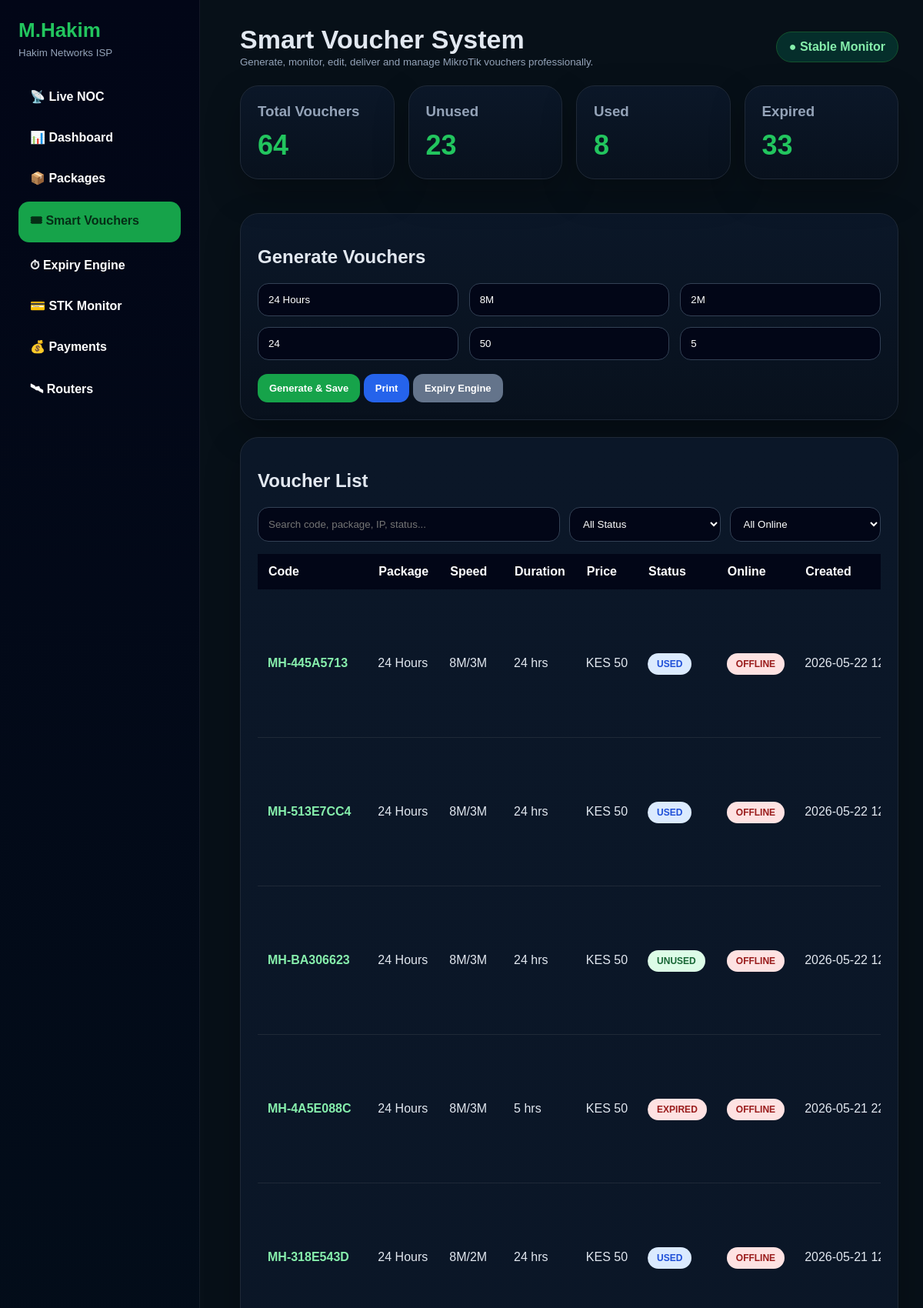
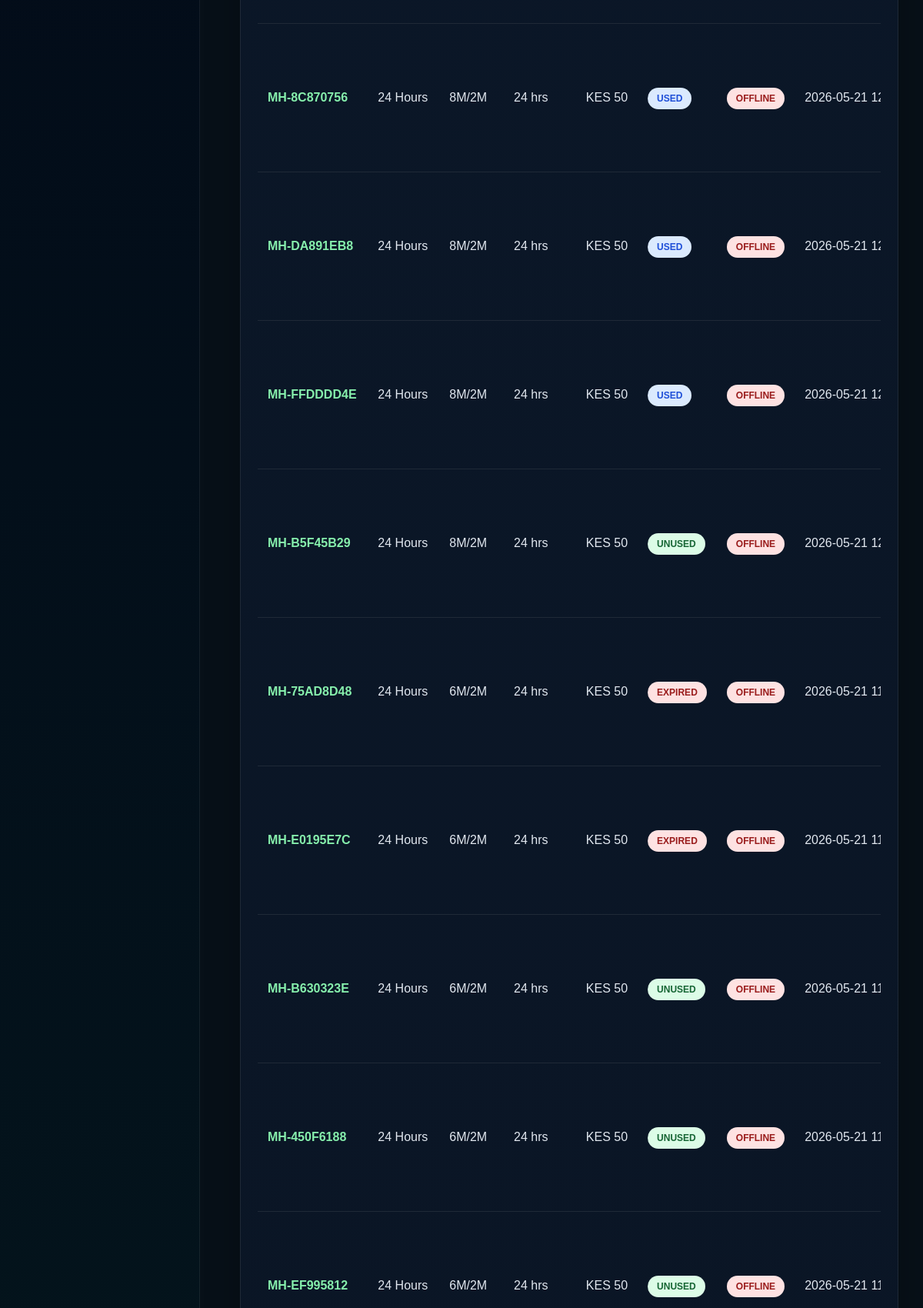
The page /smart_vouchers_before_compact_table_2026-05-20_162307.php (upper part) on the database its author committed (2 pictures, top to bottom).
### tables this page shows
CREATE TABLE `smart_vouchers` (
  `id` int NOT NULL AUTO_INCREMENT,
  `voucher_code` varchar(50) NOT NULL,
  `package_name` varchar(100) DEFAULT NULL,
  `speed_down` varchar(30) DEFAULT '8M',
  `speed_up` varchar(30) DEFAULT '2M',
  `duration_hours` int DEFAULT '24',
  `price` decimal(10,2) DEFAULT '0.00',
  `status` enum('unused','used','expired') DEFAULT 'unused',
  `used_by` varchar(100) DEFAULT NULL,
  `used_at` datetime DEFAULT NULL,
  `expires_at` datetime DEFAULT NULL,
  `created_at` timestamp NULL DEFAULT CURRENT_TIMESTAMP,
  `updated_at` timestamp NULL DEFAULT NULL,
  PRIMARY KEY (`id`),
  UNIQUE KEY `voucher_code` (`voucher_code`)
);

### smart_vouchers_before_compact_table_2026-05-20_162307.php (the view, shortened to what this page needs)
<?php
require_once __DIR__ . "/config/database.php";
$vouchers = $pdo->query("
SELECT * FROM smart_vouchers
ORDER BY id DESC
LIMIT 500
")->fetchAll(PDO::FETCH_ASSOC);
$total = count($vouchers);
$unused = count(array_filter($vouchers, fn($v)=>$v["status"]==="unused"));
$used = count(array_filter($vouchers, fn($v)=>$v["status"]==="used"));
$expired = count(array_filter($vouchers, fn($v)=>$v["status"]==="expired"));
?>
<!DOCTYPE html>
<html>
<head>
</head>
<body>
<div class="sidebar">
<h2>M.Hakim</h2>
<small>Hakim Networks ISP</small>
<br><br>
<a href="noc_final_clean.php">📡 Live NOC</a>
<a href="dashboard.php">📊 Dashboard</a>
<a href="packages.php">📦 Packages</a>
<a class="active" href="smart_vouchers.php">🎟 Smart Vouchers</a>
<a href="expiry_admin.php">⏱ Expiry Engine</a>
<a href="stk_live_monitor.php">💳 STK Monitor</a>
<a href="payments.php">💰 Payments</a>
<a href="routers.php">🛰 Routers</a>
</div>
<div class="main">
<div class="top">
<div>
<h1>Smart Voucher System</h1>
<small>Generate, monitor, edit, deliver and manage MikroTik vouchers professionally.</small>
</div>
<div class="live">● Stable Monitor</div>
</div>
<div class="grid">
<div class="card stat"><h3>Total Vouchers</h3><div class="big"><?php echo $total; ?></div></div>
<div class="card stat"><h3>Unused</h3><div class="big"><?php echo $unused; ?></div></div>
<div class="card stat"><h3>Used</h3><div class="big"><?php echo $used; ?></div></div>
<div class="card stat"><h3>Expired</h3><div class="big"><?php echo $expired; ?></div></div>
</div>
<div class="card">
<h2>Generate Vouchers</h2>
<form method="POST">
<div class="formgrid">
<input name="package_name" placeholder="Package e.g. 24 Hours" value="24 Hours" required>
<input name="speed_down" placeholder="Download e.g. 8M" value="8M" required>
<input name="speed_up" placeholder="Upload e.g. 2M" value="2M" required>
<input name="duration_hours" type="number" placeholder="Duration hours" value="24" required>
<input name="price" type="number" placeholder="Price" value="50" required>
<input name="qty" type="number" placeholder="Quantity" value="5" required>
</div>
<br>
<button class="green" name="generate">Generate & Save</button>
<a class="blue btn" href="print_vouchers.php" target="_blank">Print</a>
<a class="gray btn" href="expiry_admin.php">Expiry Engine</a>
</form>
</div>
<div class="card">
<h2>Voucher List</h2>
<div class="filters">
<input id="searchBox" placeholder="Search code, package, IP, status...">
<select id="statusFilter">
<option value="">All Status</option>
</select>
<select id="onlineFilter">
<option value="">All Online</option>
</select>
</div>
<div class="tablewrap">
<table id="voucherTable">
<tr>
<th>Code</th><th>Package</th><th>Speed</th><th>Duration</th><th>Price</th><th>Status</th><th>Online</th><th>Created</th><th>Used</th><th>Expires</th><th>Used By</th><th>Actions</th>
</tr>
<?php foreach($vouchers as $v): ?>
<tr data-voucher="<?php echo htmlspecialchars($v["voucher_code"]); ?>" data-status="<?php echo htmlspecialchars($v["status"]); ?>" data-online="offline">
<td class="voucher-code"><?php echo htmlspecialchars($v["voucher_code"]); ?></td>
<td><?php echo htmlspecialchars($v["package_name"]); ?></td>
<td><?php echo htmlspecialchars($v["speed_down"]."/".$v["speed_up"]); ?></td>
<td><?php echo (int)$v["duration_hours"]; ?> hrs</td>
<td>KES <?php echo number_format((float)$v["price"]); ?></td>
<td><span class="badge <?php echo $v["status"]; ?>"><?php echo strtoupper($v["status"]); ?></span></td>
<td><span class="badge offline online-status">OFFLINE</span></td>
<td><?php echo htmlspecialchars($v["created_at"] ?? "-"); ?></td>
</tr>
<?php endforeach; ?>
</table>
</div>
</div>
</div>
</body>
</html>

### smart_vouchers_before_compact_table_2026-05-20_162307.php (style rules this page uses)
* { box-sizing:border-box }
body { margin:0;font-family:Arial,Helvetica,sans-serif;background:#071018;color:#e2e8f0 }
.sidebar { position:fixed;left:0;top:0;bottom:0;width:260px;background:linear-gradient(180deg,#020617,#062923);padding:24px;overflow:auto;border-right:1px solid rgba(255,255,255,.07) }
.sidebar h2 { color:#22c55e;margin:0 0 4px;font-size:26px }
.sidebar small { color:#94a3b8 }
.sidebar a { display:block;color:white;text-decoration:none;padding:13px 15px;border-radius:14px;margin:8px 0;font-weight:800 }
.sidebar a:hover,.sidebar .active { background:#16a34a;color:#052e16 }
.main { margin-left:280px;padding:32px }
.top { display:flex;justify-content:space-between;align-items:center;margin-bottom:22px;gap:18px }
.top h1 { margin:0;font-size:34px }
.live { background:#052e2b;border:1px solid #14532d;color:#86efac;padding:10px 16px;border-radius:999px;font-weight:900 }
.grid { display:grid;grid-template-columns:repeat(4,1fr);gap:18px;margin-bottom:22px }
.card { background:linear-gradient(180deg,#0b1728,#08111d);border:1px solid #1f2937;border-radius:24px;padding:22px;box-shadow:0 18px 45px rgba(0,0,0,.25);margin-bottom:22px }
.stat h3,.card h3 { color:#94a3b8;margin:0 0 12px }
.big { font-size:36px;font-weight:900;color:#22c55e }
.formgrid { display:grid;grid-template-columns:repeat(3,1fr);gap:14px }
input,select { width:100%;padding:13px;border-radius:14px;border:1px solid #334155;background:#020617;color:white }
button,.btn { border:0;padding:11px 15px;border-radius:13px;font-weight:900;text-decoration:none;display:inline-block;cursor:pointer;font-size:13px }
.green { background:#16a34a;color:white }
.blue { background:#2563eb;color:white }
.gray { background:#64748b;color:white }
.filters { display:grid;grid-template-columns:2fr 1fr 1fr;gap:12px;margin-bottom:16px }
.tablewrap { overflow:auto }
table { width:100%;border-collapse:collapse;min-width:1350px }
th { background:#020617;color:white;text-align:left;padding:14px;white-space:nowrap }
td { padding:13px;border-bottom:1px solid #1f2937;white-space:nowrap }
.badge { padding:7px 12px;border-radius:999px;font-weight:900;font-size:12px }
.unused { background:#dcfce7;color:#166534 }
.used { background:#dbeafe;color:#1d4ed8 }
.expired { background:#fee2e2;color:#991b1b }
.offline { background:#fee2e2;color:#991b1b }
.voucher-code { font-weight:900;color:#86efac }
small { color:#94a3b8 }

### rows shown on the page
smart_vouchers: voucher_code "MH-445A5713", package_name "24 Hours", speed_down+speed_up "8M/3M", duration_hours "24", price "50", status "USED", created_at "2026-05-22…"
smart_vouchers: voucher_code "MH-513E7CC4", package_name "24 Hours", speed_down+speed_up "8M/3M", duration_hours "24", price "50", status "USED", created_at "2026-05-22…"
smart_vouchers: voucher_code "MH-BA306623", package_name "24 Hours", speed_down+speed_up "8M/3M", duration_hours "24", price "50", status "UNUSED", created_at "2026-05-22…"
smart_vouchers: voucher_code "MH-4A5E088C", package_name "24 Hours", speed_down+speed_up "8M/3M", duration_hours "5", price "50", status "EXPIRED", created_at "2026-05-21…"
smart_vouchers: voucher_code "MH-318E543D", package_name "24 Hours", speed_down+speed_up "8M/2M", duration_hours "24", price "50", status "USED", created_at "2026-05-21…"
smart_vouchers: voucher_code "MH-8C870756", package_name "24 Hours", speed_down+speed_up "8M/2M", duration_hours "24", price "50", status "USED", created_at "2026-05-21…"
smart_vouchers: voucher_code "MH-DA891EB8", package_name "24 Hours", speed_down+speed_up "8M/2M", duration_hours "24", price "50", status "USED", created_at "2026-05-21…"
smart_vouchers: voucher_code "MH-FFDDDD4E", package_name "24 Hours", speed_down+speed_up "8M/2M", duration_hours "24", price "50", status "USED", created_at "2026-05-21…"
smart_vouchers: voucher_code "MH-B5F45B29", package_name "24 Hours", speed_down+speed_up "8M/2M", duration_hours "24", price "50", status "UNUSED", created_at "2026-05-21…"
smart_vouchers: voucher_code "MH-75AD8D48", package_name "24 Hours", speed_down+speed_up "6M/2M", duration_hours "24", price "50", status "EXPIRED", created_at "2026-05-21…"
smart_vouchers: voucher_code "MH-E0195E7C", package_name "24 Hours", speed_down+speed_up "6M/2M", duration_hours "24", price "50", status "EXPIRED", created_at "2026-05-21…"
smart_vouchers: voucher_code "MH-B630323E", package_name "24 Hours", speed_down+speed_up "6M/2M", duration_hours "24", price "50", status "UNUSED", created_at "2026-05-21…"
smart_vouchers: voucher_code "MH-450F6188", package_name "24 Hours", speed_down+speed_up "6M/2M", duration_hours "24", price "50", status "UNUSED", created_at "2026-05-21…"
smart_vouchers: voucher_code "MH-EF995812", package_name "24 Hours", speed_down+speed_up "6M/2M", duration_hours "24", price "50", status "UNUSED", created_at "2026-05-21…"

### other values the page prints
$total "64"
$unused "23"
$used "8"
$expired "33"
